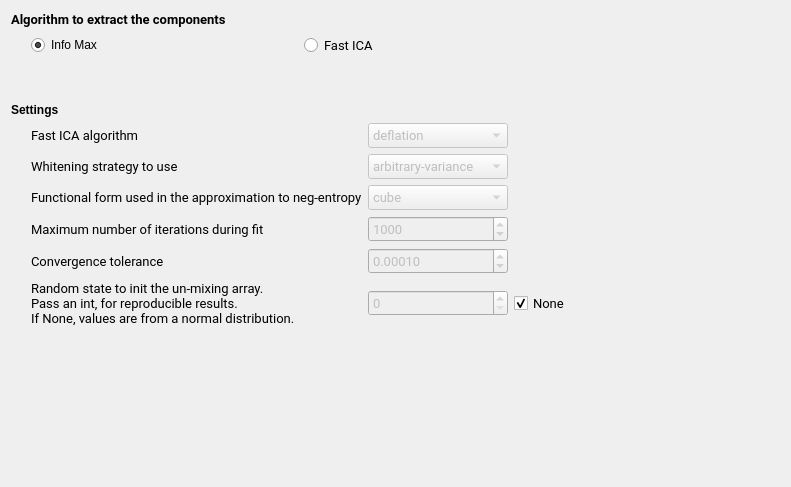
<?xml version="1.0" encoding="UTF-8"?>
<ui version="4.0">
 <class>IcaComponentsSettingsView</class>
 <widget class="QWidget" name="IcaComponentsSettingsView">
  <property name="enabled">
   <bool>true</bool>
  </property>
  <property name="geometry">
   <rect>
    <x>0</x>
    <y>0</y>
    <width>791</width>
    <height>487</height>
   </rect>
  </property>
  <property name="windowTitle">
   <string>Form</string>
  </property>
  <property name="styleSheet">
   <string notr="true">font: 12pt &quot;Roboto&quot;;</string>
  </property>
  <layout class="QHBoxLayout" name="horizontalLayout_3">
   <item>
    <layout class="QVBoxLayout" name="verticalLayout">
     <item>
      <widget class="QLabel" name="label_9">
       <property name="font">
        <font>
         <family>Roboto</family>
         <pointsize>10</pointsize>
         <weight>50</weight>
         <italic>false</italic>
         <bold>false</bold>
        </font>
       </property>
       <property name="text">
        <string>&lt;html&gt;&lt;head/&gt;&lt;body&gt;&lt;p&gt;&lt;span style=&quot; font-weight:600;&quot;&gt;Algorithm to extract the components&lt;/span&gt;&lt;/p&gt;&lt;/body&gt;&lt;/html&gt;</string>
       </property>
      </widget>
     </item>
     <item>
      <layout class="QHBoxLayout" name="horizontalLayout_2">
       <item>
        <spacer name="horizontalSpacer_2">
         <property name="orientation">
          <enum>Qt::Horizontal</enum>
         </property>
         <property name="sizeType">
          <enum>QSizePolicy::Fixed</enum>
         </property>
         <property name="sizeHint" stdset="0">
          <size>
           <width>20</width>
           <height>20</height>
          </size>
         </property>
        </spacer>
       </item>
       <item>
        <widget class="QRadioButton" name="radioButton_infomax">
         <property name="text">
          <string>Info Max</string>
         </property>
         <property name="checked">
          <bool>true</bool>
         </property>
         <attribute name="buttonGroup">
          <string notr="true">algo_ICA_radio_group</string>
         </attribute>
        </widget>
       </item>
       <item>
        <widget class="QRadioButton" name="radioButton_fastICA">
         <property name="font">
          <font>
           <family>Roboto</family>
           <pointsize>10</pointsize>
           <weight>50</weight>
           <italic>false</italic>
           <bold>false</bold>
          </font>
         </property>
         <property name="text">
          <string>Fast ICA</string>
         </property>
         <attribute name="buttonGroup">
          <string notr="true">algo_ICA_radio_group</string>
         </attribute>
        </widget>
       </item>
      </layout>
     </item>
     <item>
      <spacer name="verticalSpacer_2">
       <property name="orientation">
        <enum>Qt::Vertical</enum>
       </property>
       <property name="sizeType">
        <enum>QSizePolicy::Fixed</enum>
       </property>
       <property name="sizeHint" stdset="0">
        <size>
         <width>20</width>
         <height>40</height>
        </size>
       </property>
      </spacer>
     </item>
     <item>
      <widget class="QLabel" name="label_5">
       <property name="text">
        <string>&lt;html&gt;&lt;head/&gt;&lt;body&gt;&lt;p&gt;&lt;span style=&quot; font-weight:600;&quot;&gt;Settings&lt;/span&gt;&lt;/p&gt;&lt;/body&gt;&lt;/html&gt;</string>
       </property>
      </widget>
     </item>
     <item>
      <layout class="QHBoxLayout" name="horizontalLayout">
       <item>
        <spacer name="horizontalSpacer">
         <property name="orientation">
          <enum>Qt::Horizontal</enum>
         </property>
         <property name="sizeType">
          <enum>QSizePolicy::Fixed</enum>
         </property>
         <property name="sizeHint" stdset="0">
          <size>
           <width>20</width>
           <height>20</height>
          </size>
         </property>
        </spacer>
       </item>
       <item>
        <layout class="QGridLayout" name="gridLayout">
         <item row="2" column="0">
          <widget class="QLabel" name="label_4">
           <property name="font">
            <font>
             <family>Roboto</family>
             <pointsize>10</pointsize>
             <weight>50</weight>
             <italic>false</italic>
             <bold>false</bold>
            </font>
           </property>
           <property name="text">
            <string>Functional form used in the approximation to neg-entropy</string>
           </property>
          </widget>
         </item>
         <item row="0" column="1">
          <widget class="QComboBox" name="algorithm_comboBox">
           <property name="enabled">
            <bool>false</bool>
           </property>
           <property name="font">
            <font>
             <family>Roboto</family>
             <pointsize>10</pointsize>
             <weight>50</weight>
             <italic>false</italic>
             <bold>false</bold>
            </font>
           </property>
           <property name="toolTip">
            <string>Apply parallel or deflational algorithm for FastICA. Valid value are : 'parallel',  'deflation'</string>
           </property>
           <item>
            <property name="text">
             <string>deflation</string>
            </property>
           </item>
           <item>
            <property name="text">
             <string>parallel</string>
            </property>
           </item>
          </widget>
         </item>
         <item row="1" column="0">
          <widget class="QLabel" name="label_3">
           <property name="font">
            <font>
             <family>Roboto</family>
             <pointsize>10</pointsize>
             <weight>50</weight>
             <italic>false</italic>
             <bold>false</bold>
            </font>
           </property>
           <property name="text">
            <string>Whitening strategy to use</string>
           </property>
          </widget>
         </item>
         <item row="3" column="1">
          <widget class="QSpinBox" name="max_iter_spinBox">
           <property name="enabled">
            <bool>false</bool>
           </property>
           <property name="font">
            <font>
             <family>Roboto</family>
             <pointsize>10</pointsize>
             <weight>50</weight>
             <italic>false</italic>
             <bold>false</bold>
            </font>
           </property>
           <property name="toolTip">
            <string>Maximum number of iterations during fit.</string>
           </property>
           <property name="maximum">
            <number>10000</number>
           </property>
           <property name="singleStep">
            <number>100</number>
           </property>
           <property name="value">
            <number>1000</number>
           </property>
          </widget>
         </item>
         <item row="5" column="1">
          <widget class="QSpinBox" name="random_state_spinBox">
           <property name="enabled">
            <bool>false</bool>
           </property>
           <property name="font">
            <font>
             <family>Roboto</family>
             <pointsize>10</pointsize>
             <weight>50</weight>
             <italic>false</italic>
             <bold>false</bold>
            </font>
           </property>
           <property name="toolTip">
            <string>Used to initialize ``w_init`` when not specified, with anormal distribution. Pass an int, for reproducible results across multiple function calls.</string>
           </property>
          </widget>
         </item>
         <item row="5" column="2">
          <widget class="QCheckBox" name="random_state_checkBox">
           <property name="font">
            <font>
             <family>Roboto</family>
             <pointsize>10</pointsize>
             <weight>50</weight>
             <italic>false</italic>
             <bold>false</bold>
            </font>
           </property>
           <property name="text">
            <string>None</string>
           </property>
           <property name="checked">
            <bool>true</bool>
           </property>
          </widget>
         </item>
         <item row="1" column="1">
          <widget class="QComboBox" name="whiten_comboBox">
           <property name="enabled">
            <bool>false</bool>
           </property>
           <property name="minimumSize">
            <size>
             <width>140</width>
             <height>0</height>
            </size>
           </property>
           <property name="font">
            <font>
             <family>Roboto</family>
             <pointsize>10</pointsize>
             <weight>50</weight>
             <italic>false</italic>
             <bold>false</bold>
            </font>
           </property>
           <property name="toolTip">
            <string>If whiten is false, the data is already considered to be whitened, and no whitening is performed.</string>
           </property>
           <item>
            <property name="text">
             <string>arbitrary-variance</string>
            </property>
           </item>
           <item>
            <property name="text">
             <string>unit-variance</string>
            </property>
           </item>
           <item>
            <property name="text">
             <string>False</string>
            </property>
           </item>
          </widget>
         </item>
         <item row="5" column="0">
          <widget class="QLabel" name="label_10">
           <property name="font">
            <font>
             <family>Roboto</family>
             <pointsize>10</pointsize>
             <weight>50</weight>
             <italic>false</italic>
             <bold>false</bold>
            </font>
           </property>
           <property name="text">
            <string>Random state to init the un-mixing array.
Pass an int, for reproducible results.
If None, values are from a normal distribution.</string>
           </property>
          </widget>
         </item>
         <item row="0" column="0">
          <widget class="QLabel" name="label_2">
           <property name="font">
            <font>
             <family>Roboto</family>
             <pointsize>10</pointsize>
             <weight>50</weight>
             <italic>false</italic>
             <bold>false</bold>
            </font>
           </property>
           <property name="text">
            <string>Fast ICA algorithm</string>
           </property>
          </widget>
         </item>
         <item row="2" column="1">
          <widget class="QComboBox" name="fun_comboBox">
           <property name="enabled">
            <bool>false</bool>
           </property>
           <property name="font">
            <font>
             <family>Roboto</family>
             <pointsize>10</pointsize>
             <weight>50</weight>
             <italic>false</italic>
             <bold>false</bold>
            </font>
           </property>
           <property name="toolTip">
            <string>The functional form of the G function used in the approximation to neg-entropy. Could be either 'logcosh', 'exp', or 'cube'.
            </string>
           </property>
           <item>
            <property name="text">
             <string>cube</string>
            </property>
           </item>
           <item>
            <property name="text">
             <string>logcosh</string>
            </property>
           </item>
           <item>
            <property name="text">
             <string>exp</string>
            </property>
           </item>
          </widget>
         </item>
         <item row="4" column="1">
          <widget class="QDoubleSpinBox" name="tol_doubleSpinBox">
           <property name="enabled">
            <bool>false</bool>
           </property>
           <property name="font">
            <font>
             <family>Roboto</family>
             <pointsize>10</pointsize>
             <weight>50</weight>
             <italic>false</italic>
             <bold>false</bold>
            </font>
           </property>
           <property name="toolTip">
            <string>Tolerance on update at each iteration.</string>
           </property>
           <property name="decimals">
            <number>5</number>
           </property>
           <property name="minimum">
            <double>0.000000000000000</double>
           </property>
           <property name="maximum">
            <double>1.000000000000000</double>
           </property>
           <property name="singleStep">
            <double>0.000100000000000</double>
           </property>
           <property name="value">
            <double>0.000100000000000</double>
           </property>
          </widget>
         </item>
         <item row="4" column="0">
          <widget class="QLabel" name="label_7">
           <property name="font">
            <font>
             <family>Roboto</family>
             <pointsize>10</pointsize>
             <weight>50</weight>
             <italic>false</italic>
             <bold>false</bold>
            </font>
           </property>
           <property name="text">
            <string>Convergence tolerance </string>
           </property>
          </widget>
         </item>
         <item row="3" column="0">
          <widget class="QLabel" name="label_6">
           <property name="font">
            <font>
             <family>Roboto</family>
             <pointsize>10</pointsize>
             <weight>50</weight>
             <italic>false</italic>
             <bold>false</bold>
            </font>
           </property>
           <property name="text">
            <string>Maximum number of iterations during fit</string>
           </property>
          </widget>
         </item>
        </layout>
       </item>
      </layout>
     </item>
     <item>
      <spacer name="verticalSpacer">
       <property name="orientation">
        <enum>Qt::Vertical</enum>
       </property>
       <property name="sizeHint" stdset="0">
        <size>
         <width>20</width>
         <height>156</height>
        </size>
       </property>
      </spacer>
     </item>
    </layout>
   </item>
   <item>
    <spacer name="horizontalSpacer_3">
     <property name="orientation">
      <enum>Qt::Horizontal</enum>
     </property>
     <property name="sizeHint" stdset="0">
      <size>
       <width>194</width>
       <height>20</height>
      </size>
     </property>
    </spacer>
   </item>
  </layout>
 </widget>
 <resources>
  <include location="../../../../scinodes_poc/src/main/python/ui/themes/themes.qrc"/>
 </resources>
 <connections>
  <connection>
   <sender>random_state_checkBox</sender>
   <signal>clicked(bool)</signal>
   <receiver>IcaComponentsSettingsView</receiver>
   <slot>random_state_changed()</slot>
   <hints>
    <hint type="sourcelabel">
     <x>242</x>
     <y>238</y>
    </hint>
    <hint type="destinationlabel">
     <x>326</x>
     <y>242</y>
    </hint>
   </hints>
  </connection>
  <connection>
   <sender>algo_ICA_radio_group</sender>
   <signal>buttonClicked(QAbstractButton*)</signal>
   <receiver>IcaComponentsSettingsView</receiver>
   <slot>ICA_algorithms_slot()</slot>
   <hints>
    <hint type="sourcelabel">
     <x>-1</x>
     <y>-1</y>
    </hint>
    <hint type="destinationlabel">
     <x>395</x>
     <y>243</y>
    </hint>
   </hints>
  </connection>
 </connections>
 <slots>
  <slot>n_components_changed()</slot>
  <slot>random_state_changed()</slot>
  <slot>ICA_algorithms_slot()</slot>
 </slots>
 <buttongroups>
  <buttongroup name="algo_ICA_radio_group"/>
 </buttongroups>
</ui>
